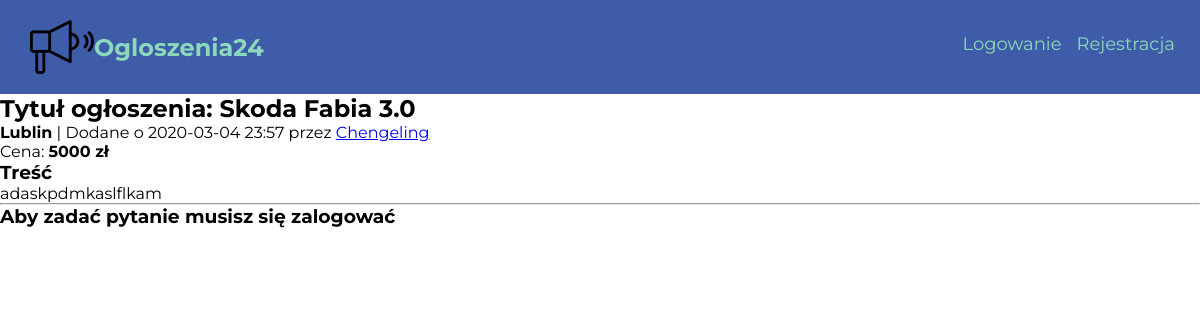
The page /ogloszenie/1/ on the database as committed earlier.
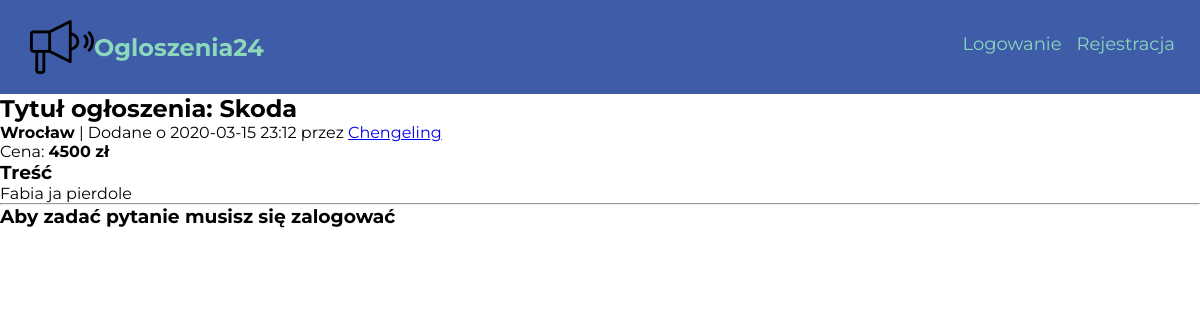
The same page on the database as committed later.
### Ogloszenia24/models.py (models this page shows, shortened)
class Advert(db.Model):
    __searchable__ = ['title']
    id = db.Column(db.Integer, primary_key=True)
    date = db.Column(db.DateTime, nullable=False, default = datetime.utcnow)
    title = db.Column(db.String(100), nullable=False)
    content = db.Column(db.Text, nullable = False)
    user_id = db.Column(db.Integer, db.ForeignKey('user.id'), nullable=False)
    category = db.Column(db.String(50), nullable=False)
    price = db.Column(db.Integer)
    city = db.Column(db.String(), nullable=False)

### Ogloszenia24/views.py (the view)
@app.route("/ogloszenie/<int:advert_id>/", methods=['POST', 'GET'])
def show_advert(advert_id):
    form = MessageForm()
    advert = Advert.query.get_or_404(advert_id)
    if form.validate_on_submit():
        message = Message(title = form.title.data, body = form.message.data, sender_id = current_user.id, recipient_id = advert.user_id)
        db.session.add(message)
        db.session.commit()
        flash("Pomyślnie wysłano wiadomość")
        return redirect(url_for('home'))
    return render_template('show_ad.html',title = advert.title, form = form, advert=advert)

### Ogloszenia24/templates/show_ad.html
{% extends "layout.html" %}
{% block content %}
<div class="ad-info">
    <h2> Tytuł ogłoszenia: {{ advert.title }}</h2>
    <p><strong>{{advert.city }}</strong> |  Dodane o {{ advert.date.strftime('%Y-%m-%d %H:%M') }} przez <a href="{{ url_for('account') }}">{{ advert.autor.username }}</a></p>
    <p>Cena: <strong>{{ advert.price }} zł </strong></p>
    <h3>Treść</h3>
    <p>{{ advert.content }}</p>
    <hr>
    {% if current_user.is_authenticated and current_user.username != advert.autor.username%}
      <div class="message-form">
        <h3>Masz pytanie?</h3>
        <form action="" method='POST'>
          {{ form.hidden_tag() }}
          <div class="form-group">
            {{ form.title.label }}
            {{ form.title }}
            {% if form.title.errors %}
              <ul class="errors">
                {% for error in form.title.errors %}
                  <li>{{ error }}</li>
                {% endfor %}
              </ul>
            {% endif %}
          </div>
          <div class="form-group">
            {{ form.message.label }}
            {{ form.message(rows='10', cols='40') }}
            {% if form.message.errors %}
              <ul class="errors">
                {% for error in form.content.errors %}
                <li>{{ error }}</li>
                {% endfor %}
              </ul>
            {% endif %}
          </div>
          {{ form.submit }}
        </form>
      </div>
    {% elif current_user.username == advert.autor.username %}
    {% else %}
      <h3>Aby zadać pytanie musisz się zalogować</h3>
    {% endif %}
</div>
{% endblock %}

Rows that differ between the two databases and show on the page:
changed Advert: title "Skoda Fabia 3.0" → "Skoda"; city "Lublin" → "Wrocław"; date "2020-03-04 23:57" → "2020-03-15 23:12"; price "5000" → "4500"; content "adaskpdmkaslflkam" → "Fabia ja pierdole"
